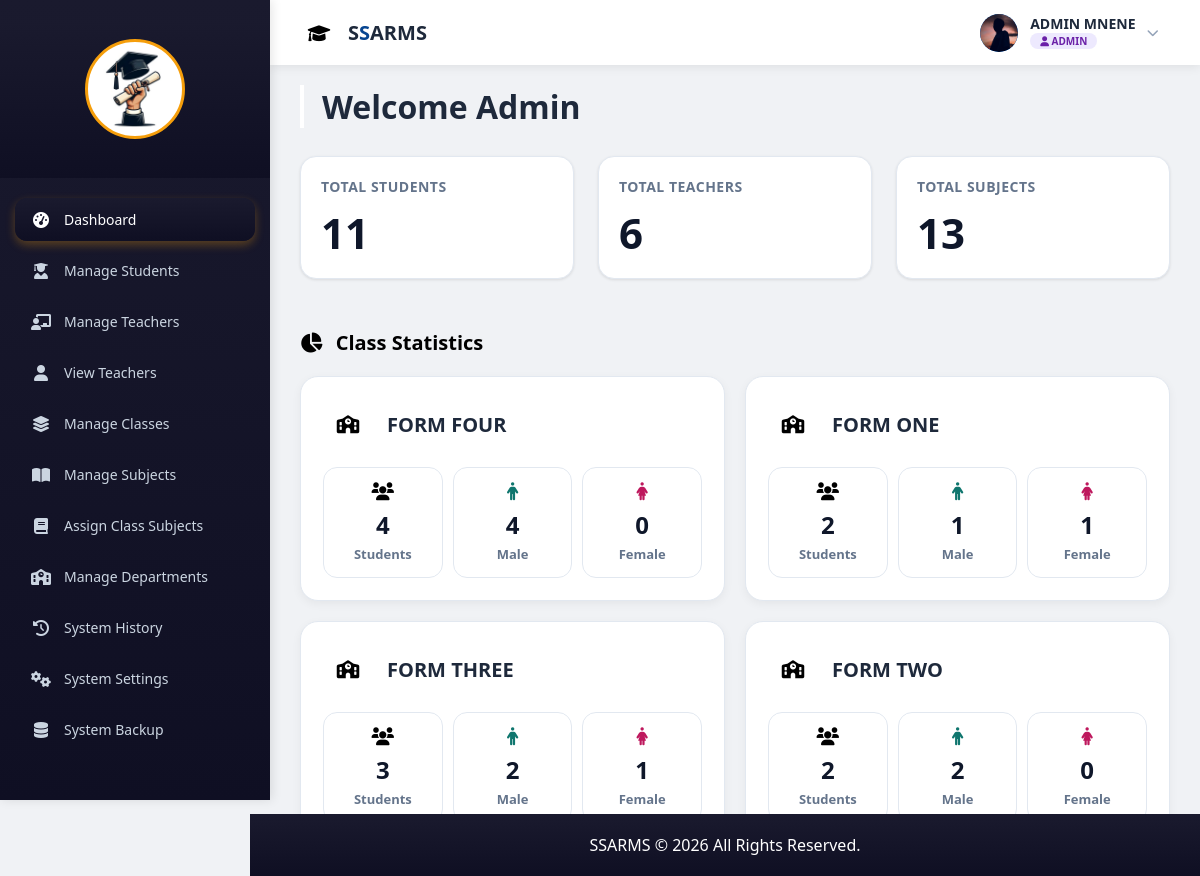
The page /admin/admin_dashboard.php (signed in) on the database its author committed.
### tables this page shows
CREATE TABLE `class` (
  `class_id` int(11) NOT NULL AUTO_INCREMENT,
  `class_name` varchar(100) NOT NULL,
  `stream` varchar(50) DEFAULT NULL,
  `created_at` timestamp NULL DEFAULT current_timestamp(),
  `reg_prefix` varchar(2) NOT NULL,
  `level` int(11) NOT NULL,
  PRIMARY KEY (`class_id`)
);

### admin/admin_dashboard.php (the view, shortened to what this page needs)
<?php
include '../db.php';
$teachers = 0;
$subjects = 0;
$result = mysqli_query($conn, "SELECT COUNT(*) as total FROM student");
if ($result) {
    $students = mysqli_fetch_assoc($result)['total'];
}
$result = mysqli_query($conn, "SELECT COUNT(*) as total FROM teacher");
if ($result) {
    $teachers = mysqli_fetch_assoc($result)['total'];
}
$result = mysqli_query($conn, "
    SELECT COUNT(DISTINCT subject_name) as total
    FROM subject
");
if ($result) {
    $subjects = mysqli_fetch_assoc($result)['total'];
}
$class_stats = [];
$class_query = mysqli_query($conn, "
    SELECT
        class.class_id,
        class.class_name,
        COUNT(student.student_id) AS total_students,
        SUM(CASE WHEN users.gender = 'Male' THEN 1 ELSE 0 END) AS total_males,
        SUM(CASE WHEN users.gender = 'Female' THEN 1 ELSE 0 END) AS total_females
    FROM class
    LEFT JOIN student
        ON class.class_id = student.class_id
    LEFT JOIN users
        ON student.user_id = users.user_id
    GROUP BY class.class_id, class.class_name
    ORDER BY class.class_name ASC
");
if ($class_query) {
    while ($row = mysqli_fetch_assoc($class_query)) {
        $class_stats[] = $row;
    }
}
?>
<!DOCTYPE html>
<html lang="en">
<head>
    <link rel="stylesheet" href="css/all.min.css">
</head>
<body>
<?php include 'admin_sidebar.php'; ?>
<?php include '../auth/topbar.php'; ?>
<div class="main">
    <h1>Welcome Admin</h1>
    <div class="stats-container">
        <div class="card">
            <h3>Total Students</h3>
            <p><?php echo isset($students) ? number_format($students) : '0'; ?></p>
        </div>
        <div class="card">
            <h3>Total Teachers</h3>
            <p><?php echo isset($teachers) ? number_format($teachers) : '0'; ?></p>
        </div>
        <div class="card">
            <h3>Total Subjects</h3>
            <p><?php echo isset($subjects) ? number_format($subjects) : '0'; ?></p>
        </div>
    </div>
    <div class="recent-section">
        <h2><i class="fas fa-chart-pie"></i> Class Statistics</h2>
        <div class="class-stats-grid">
            <?php foreach ($class_stats as $class): ?>
            <div class="class-card">
                <div class="class-header">
                    <i class="fas fa-school"></i>
                    <div class="class-title"><?php echo htmlspecialchars($class['class_name']); ?></div>
                </div>
                <div class="stats-row">
                    <div class="stat-box total">
                        <i class="fas fa-users"></i>
                        <div class="stat-number"><?php echo $class['total_students']; ?></div>
                        <div class="stat-label">Students</div>
                    </div>
                    <div class="stat-box male">
                        <i class="fas fa-male"></i>
                        <div class="stat-number"><?php echo $class['total_males']; ?></div>
                        <div class="stat-label">Male</div>
                    </div>
                    <div class="stat-box female">
                        <i class="fas fa-female"></i>
                        <div class="stat-number"><?php echo $class['total_females']; ?></div>
                        <div class="stat-label">Female</div>
                    </div>
                </div>
            </div>
            <?php endforeach; ?>
        </div>
    </div>
</div>
<?php include '../footer.php'; ?>
</body>
</html>

### admin/admin_dashboard.php (style rules this page uses)
* { margin: 0; padding: 0; box-sizing: border-box; }
body { font-family: 'Segoe UI', 'Inter', system-ui, Arial, sans-serif; background: #f0f4f8; min-height: 100vh; }
.main { margin-left: 270px; padding: 85px 30px 30px; }
.main h1 { font-size: 32px; font-weight: 600; color: #1e293b; margin-bottom: 28px; border-left: 4px solid white; padding-left: 18px; }
.stats-container { display: grid; grid-template-columns: repeat(auto-fit, minmax(260px, 1fr)); gap: 24px; margin-bottom: 30px; }
.class-stats-grid { display: grid; grid-template-columns: repeat(auto-fit, minmax(280px, 1fr)); gap: 20px; margin-top: 20px; }
.class-card { background: #ffffff; border-radius: 18px; padding: 22px; border: 1px solid #e2e8f0; box-shadow: 0 3px 10px rgba(0,0,0,0.05); transition: 0.3s ease; position: relative; overflow: hidden; }
.class-card::before { content: ""; position: absolute; top: 0; left: 0; width: 100%; height: 5px; background: ; }
.class-header { display: flex; align-items: center; margin-bottom: 18px; }
.class-header i { width: 50px; height: 50px; background: white; color: linear-gradient(180deg, #1a1a2e 0%, #0f0f23 100%); border-radius: 14px; display: flex; align-items: center; justify-content: center; font-size: 18px; margin-right: 14px; }
.class-title { font-size: 20px; font-weight: 700; color: #1e293b; }
.stats-row { display: flex; justify-content: space-between; margin-top: 14px; gap: 10px; }
.stat-box { flex: 1; background: white; border-radius: 14px; padding: 14px 10px; text-align: center; border: 1px solid #e2e8f0; }
.stat-box i { font-size: 18px; margin-bottom: 8px; display: block; }
.stat-box.total i { color: linear-gradient(180deg, #1a1a2e 0%, #0f0f23 100%); }
.stat-box.male i { color: #0f766e; }
.stat-box.female i { color: #be185d; }
.stat-number { font-size: 24px; font-weight: 700; color: #0f172a; margin-bottom: 4px; }
.stat-label { font-size: 13px; color: #64748b; font-weight: 600; }
.card { background: white; padding: 22px 24px; border-radius: 16px; box-shadow: 0 1px 3px rgba(0,0,0,0.08); border: 1px solid #e2e8f0; }
.card h3 { font-size: 14px; font-weight: 600; text-transform: uppercase; letter-spacing: 0.5px; color: #64748b; margin-bottom: 12px; }
.card p { font-size: 42px; font-weight: 700; color: #0f172a; margin: 0; line-height: 1.2; }
.recent-section { margin-top: 30px; }
.recent-section h2 { font-size: 20px; font-weight: 600; color: linear-gradient(180deg, #1a1a2e 0%, #0f0f23 100%); margin-bottom: 18px; }
.recent-section h2 i { color: linear-gradient(180deg, #1a1a2e 0%, #0f0f23 100%); margin-right: 8px; }

### admin/admin_sidebar.php (style rules this page uses)
* { margin: 0; padding: 0; box-sizing: border-box; }
body { font-family: 'Segoe UI', Arial, sans-serif; background: #f0f2f5; }
.card { background: white; border-radius: 16px; box-shadow: 0 1px 3px rgba(0,0,0,0.1); padding: 20px; margin-bottom: 20px; border: 1px solid #e2e8f0; }

### rows shown on the page
class: class_name "FORM FOUR", total_students "4", total_males "4", total_females "0"
class: class_name "FORM ONE", total_students "2", total_males "1", total_females "1"
class: class_name "FORM THREE", total_students "3", total_males "2", total_females "1"
class: class_name "FORM TWO", total_students "2", total_males "2", total_females "0"

### other values the page prints
$full_name "ADMIN MNENE"
$user_role "ADMIN"
$students "11"
$teachers "6"
$subjects "13"
